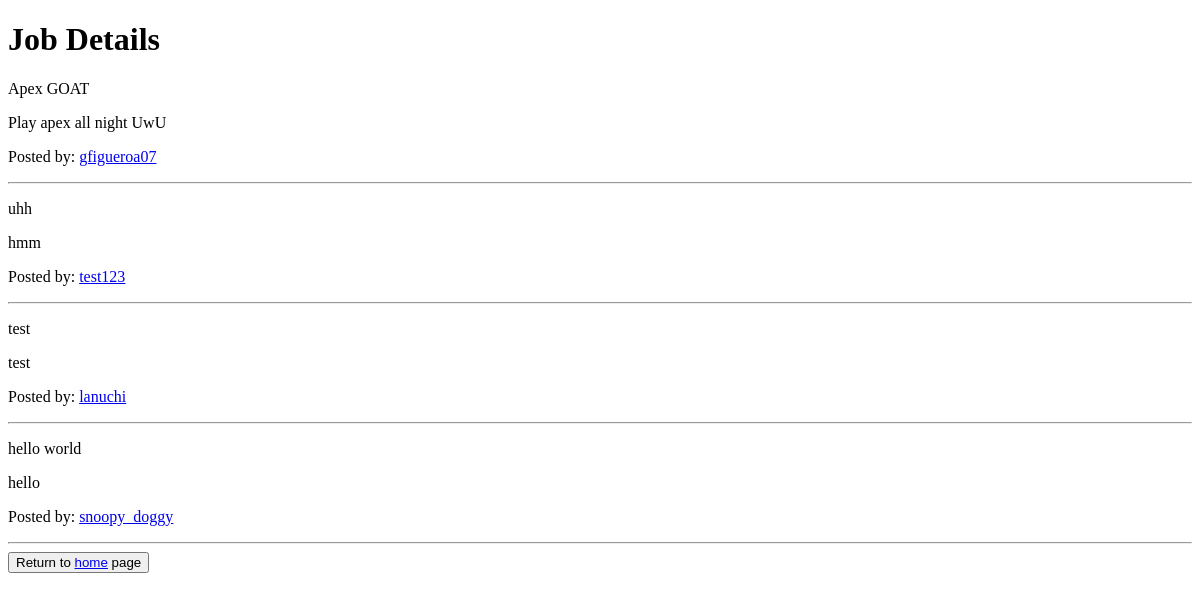
/job/details/, run on an earlier commit of the app's database.
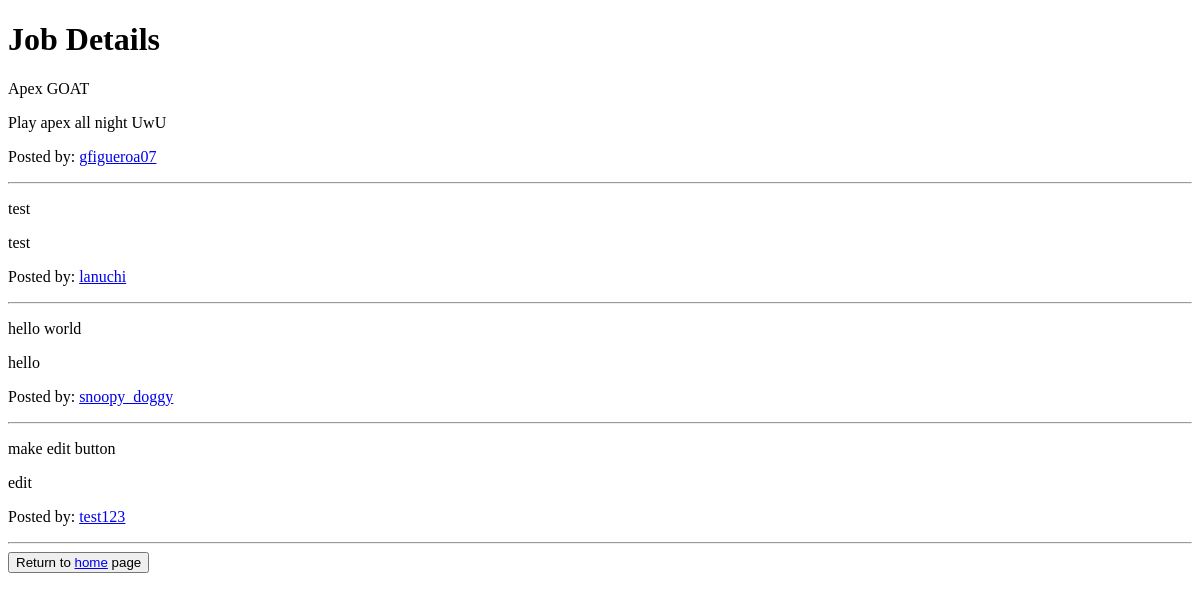
And on a later commit of the database.
### users/models.py (models this page shows, shortened)
class JobListing(models.Model):
    profile = models.ForeignKey(Profile, on_delete=models.CASCADE)
    title = models.TextField(max_length=200)
    description = models.CharField(max_length=800, blank=False)
    date = models.DateTimeField(auto_now_add=True)
    images = models.ImageField(upload_to='job_pics/', blank=True, null=True)
    due_date = models.TextField(max_length=20, blank=True, null=True)

class Profile(models.Model):
    user = models.OneToOneField(User, on_delete=models.CASCADE)
    profile_name = models.CharField(max_length=30, unique=False, blank=True, null=False)
    profile_picture = models.ImageField(upload_to='profile_pics/', blank=True, null=True)
    location = models.TextField(blank=False)
    description = models.TextField(blank=True)
    avg_review_score = models.FloatField(default=0.0)
    skills = models.TextField(blank=True)
    resume = models.FileField(upload_to='resumes/', blank=True, null=True)
    def __str__(self):
        return self.user.username

### job_board/views.py (the view)
# urls.py: path('job/details/', views.job_details, name='job_details'),
def job_details(request):
    jobs = JobListing.objects.all()
    if not jobs.exists():
        return render(request, 'job_board/job_details.html', {'message' : 'no job listings. Check back later'})
    return render(request, 'job_board/job_details.html', {'jobs': jobs})

### job_board/templates/job_board/job_details.html (shortened to what this page needs)
<!DOCTYPE html>
<html>
<head>
    <h1>Job Details</h1>
{% if message %}
    <p>{{ message }}</p>
{% else %}
    {% for job in jobs %}
        <p>{{ job.title }}</p>
        <p>{{ job.description }}</p>
        <p>Posted by: <a  href=" {% url 'profile_detail' job.profile.id %}">{{ job.profile }}</a></p>
        <hr>
    {% endfor %}
{% endif %}
</head>
<button>Return to <a href='/'>home</a> page</button>
</body>
</html>

What changed in the data, as far as the page shows it:
removed JobListing: title "uhh", description "hmm", profile "test123"
added JobListing: title "make edit button", description "edit", profile "test123"
